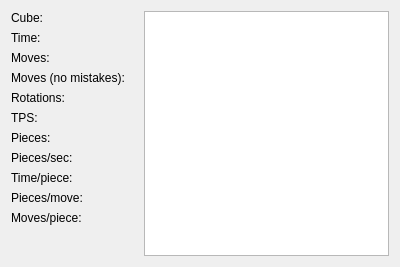
<?xml version="1.0" encoding="UTF-8"?>
<ui version="4.0">
 <class>ReconstructionWindow</class>
 <widget class="QDialog" name="ReconstructionWindow">
  <property name="geometry">
   <rect>
    <x>0</x>
    <y>0</y>
    <width>400</width>
    <height>267</height>
   </rect>
  </property>
  <property name="minimumSize">
   <size>
    <width>0</width>
    <height>267</height>
   </size>
  </property>
  <property name="maximumSize">
   <size>
    <width>16777215</width>
    <height>267</height>
   </size>
  </property>
  <property name="windowTitle">
   <string>Dialog</string>
  </property>
  <property name="modal">
   <bool>true</bool>
  </property>
  <layout class="QHBoxLayout" name="horizontalLayout">
   <item>
    <layout class="QFormLayout" name="formLayout">
     <item row="0" column="0">
      <widget class="QLabel" name="label">
       <property name="text">
        <string>Cube:</string>
       </property>
      </widget>
     </item>
     <item row="2" column="0">
      <widget class="QLabel" name="label_2">
       <property name="text">
        <string>Moves:</string>
       </property>
      </widget>
     </item>
     <item row="1" column="0">
      <widget class="QLabel" name="label_3">
       <property name="text">
        <string>Time:</string>
       </property>
      </widget>
     </item>
     <item row="5" column="0">
      <widget class="QLabel" name="label_4">
       <property name="text">
        <string>TPS:</string>
       </property>
      </widget>
     </item>
     <item row="6" column="0">
      <widget class="QLabel" name="label_5">
       <property name="text">
        <string>Pieces:</string>
       </property>
      </widget>
     </item>
     <item row="7" column="0">
      <widget class="QLabel" name="label_6">
       <property name="text">
        <string>Pieces/sec:</string>
       </property>
      </widget>
     </item>
     <item row="8" column="0">
      <widget class="QLabel" name="label_7">
       <property name="text">
        <string>Time/piece:</string>
       </property>
      </widget>
     </item>
     <item row="9" column="0">
      <widget class="QLabel" name="label_8">
       <property name="text">
        <string>Pieces/move:</string>
       </property>
      </widget>
     </item>
     <item row="10" column="0">
      <widget class="QLabel" name="label_9">
       <property name="text">
        <string>Moves/piece:</string>
       </property>
      </widget>
     </item>
     <item row="4" column="0">
      <widget class="QLabel" name="label_10">
       <property name="text">
        <string>Rotations:</string>
       </property>
      </widget>
     </item>
     <item row="3" column="0">
      <widget class="QLabel" name="label_11">
       <property name="text">
        <string>Moves (no mistakes):</string>
       </property>
      </widget>
     </item>
     <item row="0" column="1">
      <widget class="QLabel" name="cubeLabel">
       <property name="text">
        <string/>
       </property>
      </widget>
     </item>
     <item row="1" column="1">
      <widget class="QLabel" name="timeLabel">
       <property name="text">
        <string/>
       </property>
      </widget>
     </item>
     <item row="2" column="1">
      <widget class="QLabel" name="movesLabel">
       <property name="text">
        <string/>
       </property>
      </widget>
     </item>
     <item row="3" column="1">
      <widget class="QLabel" name="movesNoMistakesLabel">
       <property name="text">
        <string/>
       </property>
      </widget>
     </item>
     <item row="4" column="1">
      <widget class="QLabel" name="rotationsLabel">
       <property name="text">
        <string/>
       </property>
      </widget>
     </item>
     <item row="5" column="1">
      <widget class="QLabel" name="tpsLabel">
       <property name="text">
        <string/>
       </property>
      </widget>
     </item>
     <item row="6" column="1">
      <widget class="QLabel" name="piecesLabel">
       <property name="text">
        <string/>
       </property>
      </widget>
     </item>
     <item row="7" column="1">
      <widget class="QLabel" name="piecesPerSecLabel">
       <property name="text">
        <string/>
       </property>
      </widget>
     </item>
     <item row="8" column="1">
      <widget class="QLabel" name="timePerPieceLabel">
       <property name="text">
        <string/>
       </property>
      </widget>
     </item>
     <item row="9" column="1">
      <widget class="QLabel" name="piecesPerMoveLabel">
       <property name="text">
        <string/>
       </property>
      </widget>
     </item>
     <item row="10" column="1">
      <widget class="QLabel" name="movesPerPieceLabel">
       <property name="text">
        <string/>
       </property>
      </widget>
     </item>
    </layout>
   </item>
   <item>
    <widget class="QTextEdit" name="reconstructionTextEdit"/>
   </item>
  </layout>
 </widget>
 <resources/>
 <connections/>
</ui>
